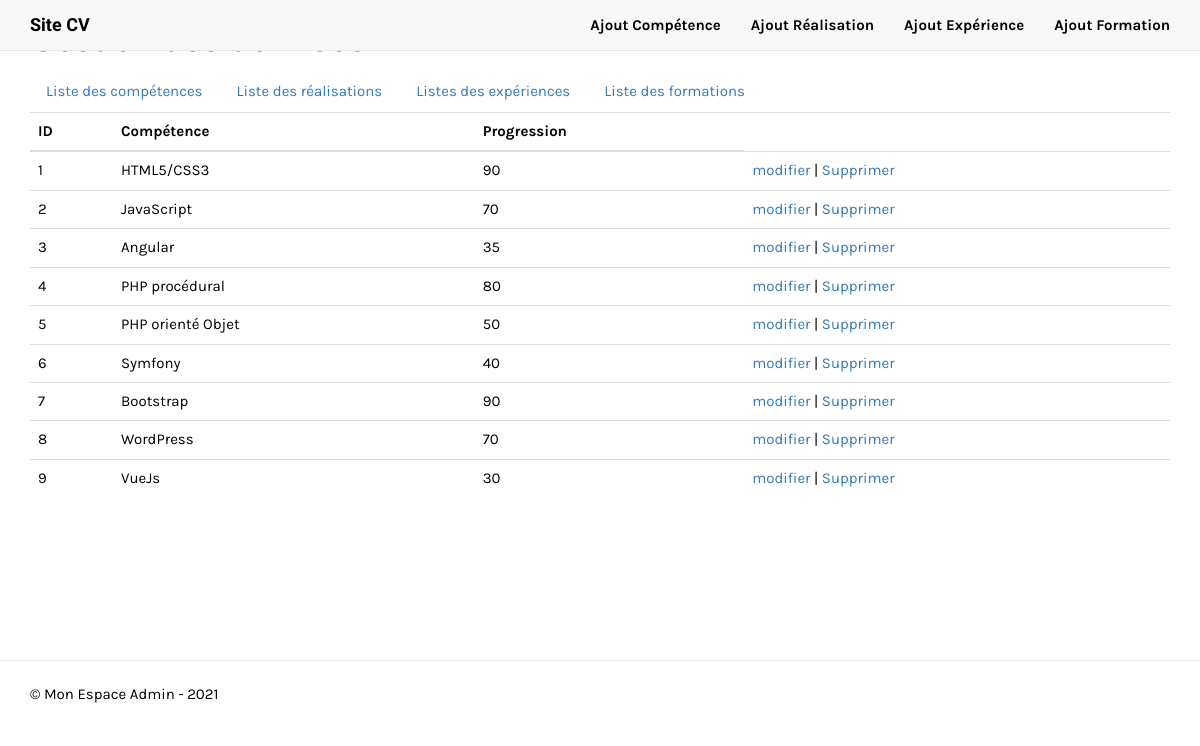
The app's page /admin/listeCompetences.php with its own data.
### tables this page shows
CREATE TABLE `competences` (
  `id_competence` int(11) NOT NULL,
  `nom_comp` varchar(50) NOT NULL,
  `progress` varchar(5) NOT NULL
);

### inc/functions.php (called while the page is built, shortened)
<?php
function executeRequete($requete, $param = array()){
        global $pdo;
        $resultat = $pdo->prepare($requete);
        $success = $resultat->execute($param);
        if ($success){
            return $resultat;
        } else {
            return false;
        }
}

### inc/init.php (called while the page is built, shortened)
<?php
$pdo = new PDO('mysql:host=localhost;dbname=site_cv',
'root',
'',
array(
    PDO::ATTR_ERRMODE => PDO ::ERRMODE_WARNING,
    PDO::MYSQL_ATTR_INIT_COMMAND => 'SET NAMES utf8'
));
$contenu = '';
require_once 'functions.php';
?>

### admin/listeCompetences.php (the view, shortened to what this page needs)
<?php
require_once '../inc/init.php';
require_once '../inc/headerAdmin.php';
$resultat = executeRequete("SELECT * FROM competences");
$contenu .= '<table class="table">';
    $contenu .= '<thead class="thead-dark">';
    $contenu .= '<tr>';
        $contenu .= '<th>ID</th>';
        $contenu .= '<th>Compétence</th>';
        $contenu .= '<th>Progression</th>';
    $contenu .= '</tr>';
    $contenu .= '</thead>';
while($competences = $resultat->fetch(PDO::FETCH_ASSOC)){
    $contenu .= '<tr>';
    foreach($competences as $indice => $information) {
        $contenu .= '<td>' . $information . '</td>';
    }
    $contenu .= '<td>
            <a href="formCompetences.php?id_competence=' . $competences['id_competence'] . '&action=modifier ">modifier</a>
             | <a href="?id_competence=' . $competences['id_competence'] . '"onclick="return confirm(\'Etes-vous certain de vouloir supprimer cette donnée ?\');">Supprimer </a>
                </td>';
 $contenu .= '</tr>';
}
$contenu .='</tbody>';
$contenu .= '</table>';
?>
<h1 class="mt-4">Gestion des données</h1>
    <ul class="nav nav-tabs">
        <li class="nav-link"><a href="listeCompetences.php">Liste des compétences</a></li>
        <li class="nav-link"><a href="listeRealisations.php">Liste des réalisations</a></li>
        <li class="nav-link"><a href="listeExperiences.php">Listes des expériences</a></li>
        <li class="nav-link"><a href="listeFormations.php">Liste des formations</a></li>
    </ul>
<?php
echo $contenu;
require_once '../inc/footerAdmin.php';
?>

### assets/css/style.css (style rules this page uses)
body { font: 400 15px 'Karla', sans-serif; line-height: 1.8; color: #000; }
h1,h2,h3,h4,h5 { font-family: 'Goldman', cursive; color:#000; }
* { margin: 0; padding: 0; }

### records on screen
competences: id_competence "1", nom_comp "HTML5/CSS3", progress "90"
competences: id_competence "2", nom_comp "JavaScript", progress "70"
competences: id_competence "3", nom_comp "Angular", progress "35"
competences: id_competence "4", nom_comp "PHP procédural", progress "80"
competences: id_competence "5", nom_comp "PHP orienté Objet", progress "50"
competences: id_competence "6", nom_comp "Symfony", progress "40"
competences: id_competence "7", nom_comp "Bootstrap", progress "90"
competences: id_competence "8", nom_comp "WordPress", progress "70"
competences: id_competence "9", nom_comp "VueJs", progress "30"
